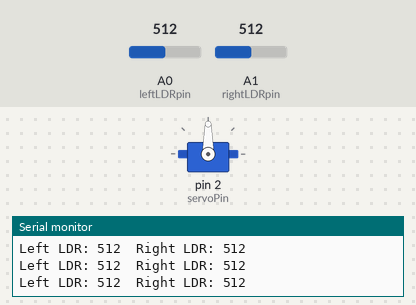
The sketch below on a simulated Arduino Uno, built with avr-gcc and run on an emulated ATmega328P. Parts: servo, the last lines printed to the serial monitor. Inputs (shaded band) come from the test bench; at power-on: A0 (leftLDRpin) = 512, A1 (rightLDRpin) = 512.

Above: at 1.2 s.
1.3 s: A0 (leftLDRpin) set to 0
At 3.6 s:
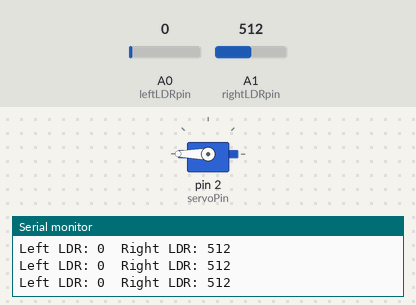
4.3 s: A0 (leftLDRpin) set to 500
7.3 s: A0 (leftLDRpin) set to 523
At 7.81 s:
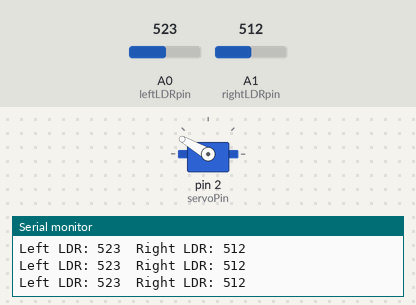
10.3 s: A1 (rightLDRpin) set to 536
At 10.72 s:
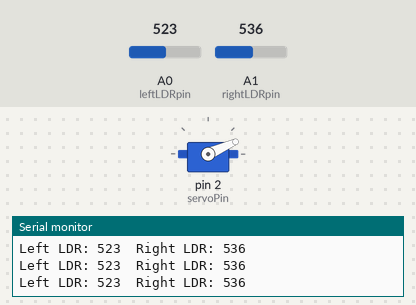
13.3 s: A1 (rightLDRpin) set to 0
At 14.32 s:
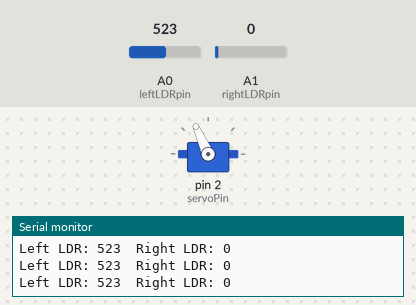
Timing chart, 0 to 17.3 s (numbered marks = the images above; inputs shaded):
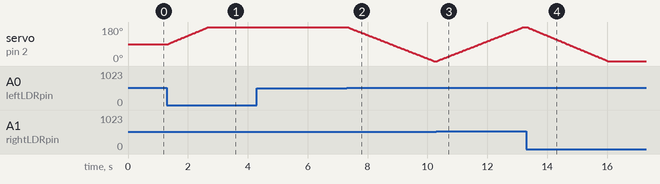

Measured:
- the behaviour switches between 512 and 513 on A0 (leftLDRpin) (found by bisection; images 1 and 2)
- the behaviour switches between 523 and 524 on A1 (rightLDRpin) (found by bisection; images 2 and 3)
- after the input at 1.3 s, servo on pin 2 (servoPin): moves from 90° to 180° over 1.3 s, starting after 0.05 s
- after the input at 7.3 s, servo on pin 2 (servoPin): moves from 180° to 0° over 2.9 s, starting at once
- after the input at 10.3 s, servo on pin 2 (servoPin): moves from 0° to 180° over 2.9 s, starting at once
- after the input at 13.3 s, servo on pin 2 (servoPin): moves from 180° to 0° over 2.7 s, starting at once

The sketch:

Light_Tracking_Robot.ino
```cpp
#include <Servo.h>

int servoPin = 2;
Servo servo;

int leftLDRpin = A0;
int rightLDRpin = A1;
int servoAngle = 90;


void setup() {
  // put your setup code here, to run once:
  pinMode(leftLDRpin, INPUT);
  pinMode(rightLDRpin, INPUT);
  servo.attach(servoPin);
  servo.write(servoAngle);
  Serial.begin(9600);

}

void loop() {
  // put your main code here, to run repeatedly:
  int leftLightVal = analogRead(leftLDRpin);
  int rightLightVal = analogRead(rightLDRpin);
  Serial.print("Left LDR: ");
  Serial.print(leftLightVal);
  Serial.print("  Right LDR: ");
  Serial.println(rightLightVal);


  servo.write(180);
  //delay(500);
//if(leftLightVal > 900 || rightLightVal > 900){
  if(leftLightVal < rightLightVal) {
    if(servoAngle < 180){
    servoAngle+=2;
    }
    servo.write(servoAngle);

  }
  else if(leftLightVal == rightLightVal){
    servo.write(servoAngle);
  }
  else{
    if(servoAngle > 0){
    servoAngle -= 2;
    }
    servo.write(servoAngle);

  }
//}

}
```
